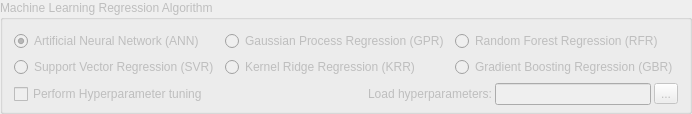
    <widget class="QGroupBox" name="ML_Box">
     <property name="enabled">
      <bool>false</bool>
     </property>
     <property name="title">
      <string>Machine Learning Regression Algorithm</string>
     </property>
     <layout class="QGridLayout" name="gridLayout_6">
      <property name="bottomMargin">
       <number>6</number>
      </property>
      <property name="horizontalSpacing">
       <number>6</number>
      </property>
      <item row="3" column="0">
       <widget class="QFrame" name="Hyp_frame">
        <property name="frameShape">
         <enum>QFrame::NoFrame</enum>
        </property>
        <property name="frameShadow">
         <enum>QFrame::Plain</enum>
        </property>
        <property name="lineWidth">
         <number>0</number>
        </property>
        <layout class="QGridLayout" name="gridLayout_14">
         <property name="leftMargin">
          <number>0</number>
         </property>
         <property name="topMargin">
          <number>0</number>
         </property>
         <property name="rightMargin">
          <number>0</number>
         </property>
         <property name="bottomMargin">
          <number>0</number>
         </property>
         <property name="horizontalSpacing">
          <number>3</number>
         </property>
         <property name="verticalSpacing">
          <number>6</number>
         </property>
         <item row="1" column="5">
          <widget class="QToolButton" name="cmdLoadHyp">
           <property name="text">
            <string>...</string>
           </property>
          </widget>
         </item>
         <item row="1" column="0">
          <widget class="QCheckBox" name="chkHyptuning">
           <property name="toolTip">
            <string>If not checked default hyperparameters are used</string>
           </property>
           <property name="text">
            <string>Perform Hyperparameter tuning</string>
           </property>
          </widget>
         </item>
         <item row="1" column="4">
          <widget class="QLineEdit" name="txtInputHyp"/>
         </item>
         <item row="1" column="1">
          <spacer name="horizontalSpacer_5">
           <property name="orientation">
            <enum>Qt::Horizontal</enum>
           </property>
           <property name="sizeHint" stdset="0">
            <size>
             <width>40</width>
             <height>20</height>
            </size>
           </property>
          </spacer>
         </item>
         <item row="1" column="3">
          <widget class="QLabel" name="lblLoadHyp">
           <property name="text">
            <string>Load hyperparameters:</string>
           </property>
          </widget>
         </item>
        </layout>
       </widget>
      </item>
      <item row="0" column="0" rowspan="2">
       <widget class="QFrame" name="MLRA_frame">
        <property name="frameShape">
         <enum>QFrame::NoFrame</enum>
        </property>
        <property name="frameShadow">
         <enum>QFrame::Plain</enum>
        </property>
        <property name="lineWidth">
         <number>0</number>
        </property>
        <layout class="QGridLayout" name="gridLayout_13">
         <property name="leftMargin">
          <number>0</number>
         </property>
         <property name="topMargin">
          <number>0</number>
         </property>
         <property name="rightMargin">
          <number>0</number>
         </property>
         <property name="bottomMargin">
          <number>0</number>
         </property>
         <item row="0" column="0">
          <widget class="QRadioButton" name="rbANN">
           <property name="enabled">
            <bool>false</bool>
           </property>
           <property name="text">
            <string>Artificial Neural Network (ANN)</string>
           </property>
           <property name="checked">
            <bool>true</bool>
           </property>
           <attribute name="buttonGroup">
            <string notr="true">rad_group_ml</string>
           </attribute>
          </widget>
         </item>
         <item row="0" column="1">
          <widget class="QRadioButton" name="rbGPR">
           <property name="enabled">
            <bool>false</bool>
           </property>
           <property name="toolTip">
            <string/>
           </property>
           <property name="text">
            <string>Gaussian Process Regression (GPR)</string>
           </property>
           <property name="checked">
            <bool>false</bool>
           </property>
           <attribute name="buttonGroup">
            <string notr="true">rad_group_ml</string>
           </attribute>
          </widget>
         </item>
         <item row="1" column="2">
          <widget class="QRadioButton" name="rbGBR">
           <property name="text">
            <string>Gradient Boosting Regression (GBR)</string>
           </property>
           <attribute name="buttonGroup">
            <string notr="true">rad_group_ml</string>
           </attribute>
          </widget>
         </item>
         <item row="0" column="2">
          <widget class="QRadioButton" name="rbRFR">
           <property name="enabled">
            <bool>false</bool>
           </property>
           <property name="text">
            <string>Random Forest Regression (RFR)</string>
           </property>
           <attribute name="buttonGroup">
            <string notr="true">rad_group_ml</string>
           </attribute>
          </widget>
         </item>
         <item row="1" column="0">
          <widget class="QRadioButton" name="rbSVR">
           <property name="enabled">
            <bool>false</bool>
           </property>
           <property name="text">
            <string>Support Vector Regression (SVR)</string>
           </property>
           <attribute name="buttonGroup">
            <string notr="true">rad_group_ml</string>
           </attribute>
          </widget>
         </item>
         <item row="1" column="1">
          <widget class="QRadioButton" name="rbKRR">
           <property name="text">
            <string>Kernel Ridge Regression (KRR)</string>
           </property>
           <attribute name="buttonGroup">
            <string notr="true">rad_group_ml</string>
           </attribute>
          </widget>
         </item>
        </layout>
       </widget>
      </item>
     </layout>
    </widget>
